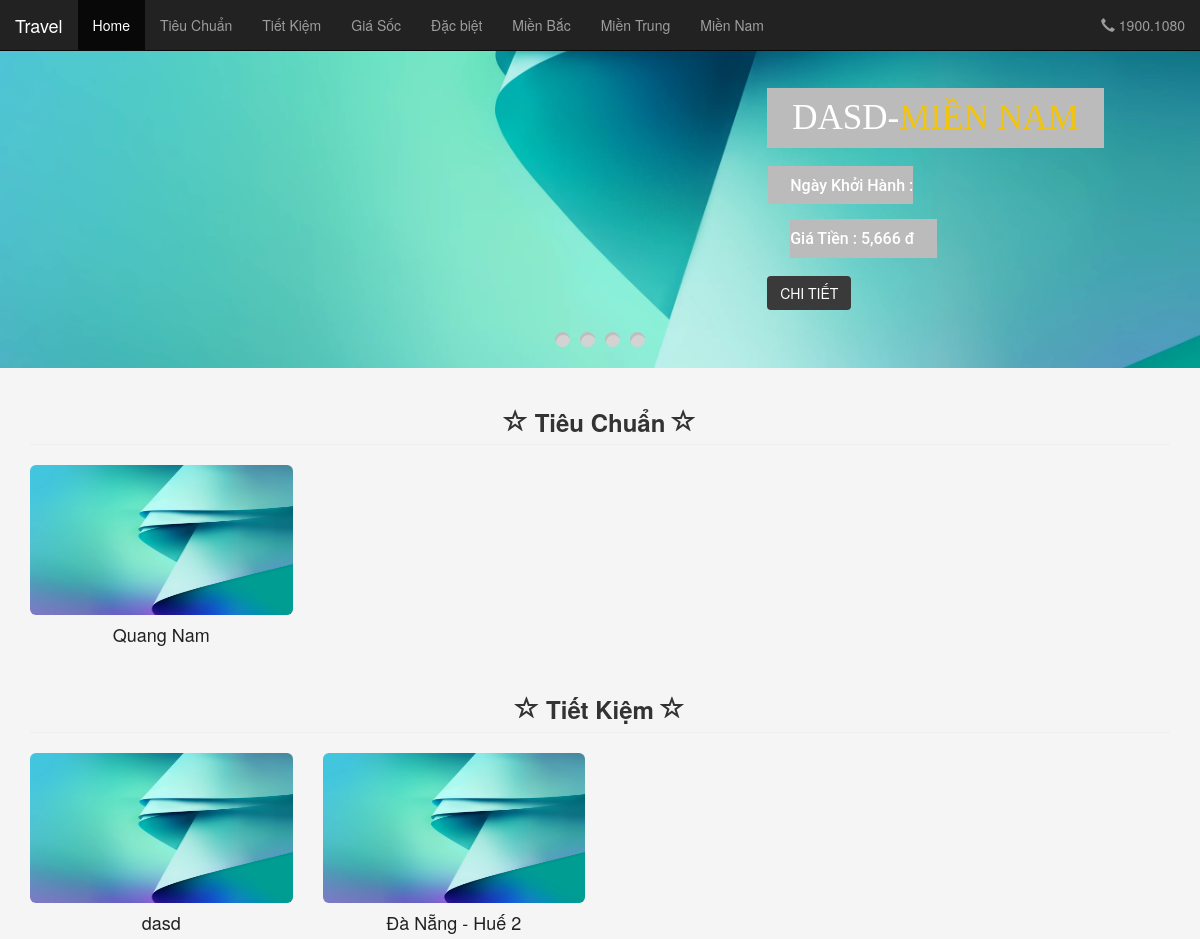
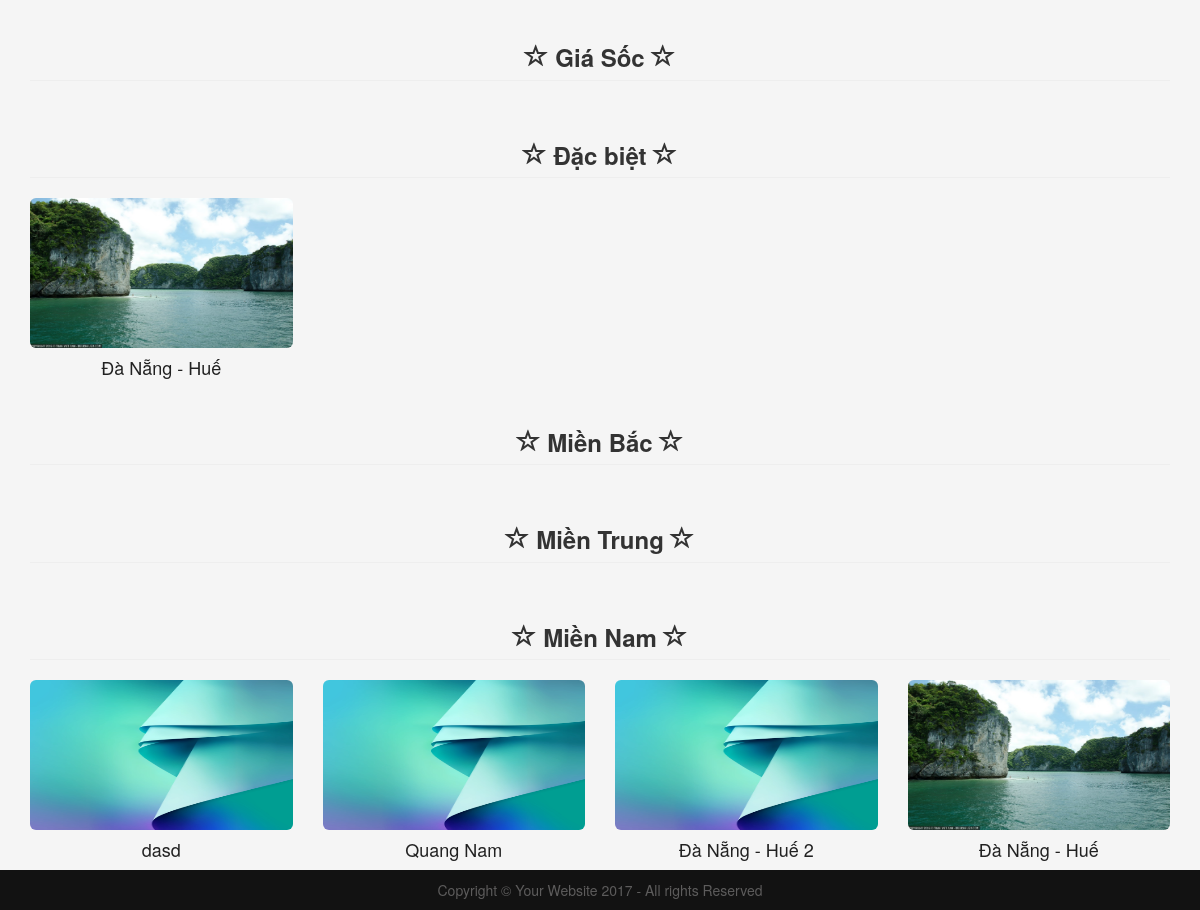
Screenshot of /ThongTinDuLich/index.php with the database file from the repository (2 pictures, top to bottom).
### tables this page shows
CREATE TABLE `loaitour` (
  `LoaiTourID` int(255) NOT NULL,
  `LoaiTourName` varchar(255) NOT NULL
);

CREATE TABLE `mien` (
  `IDMien` int(255) NOT NULL,
  `TenMien` varchar(255) NOT NULL
);

CREATE TABLE `tour` (
  `MaTour` int(255) NOT NULL,
  `TenTour` varchar(255) NOT NULL,
  `TGTour` int(20) NOT NULL,
  `GiaTour` varchar(255) NOT NULL,
  `NoiDungTour` mediumtext NOT NULL,
  `AnhTour` varchar(255) NOT NULL,
  `NgayKhoiHanh` varchar(255) NOT NULL,
  `IDTinhThanh` int(255) NOT NULL,
  `NgayThem` varchar(255) NOT NULL,
  `LoaiTourID` int(255) NOT NULL,
  `IDMien` int(255) NOT NULL
);

### ThongTinDuLich/function.php (called while the page is built, shortened)
<?php
	function LoaiTour()
		{
			global $db;
			$query='select * from loaitour';
			$statement = $db->prepare($query);
			$statement->execute();
			return $statement;
		}
	function LoaiMien()
		{
			global $db;
			$query='select * from mien';
			$statement = $db->prepare($query);
			$statement->execute();
			return $statement;
		}
	function TourBanner()
	{
		global $db;
		$query='select * from tour,mien where tour.IDMien=mien.IDMien  order by MaTour DESC limit 4';
		$statement = $db->prepare($query);
		$statement->execute();
		return $statement;
	}
	function BonTourTheoLoai($LoaiTourID)
	{
		global $db;
		$query='select * from tour
		 where LoaiTourID=:LoaiTourID  order by MaTour DESC limit 4';
		$statement = $db->prepare($query);
		$statement->bindValue(':LoaiTourID',$LoaiTourID);
		$statement->execute();
		return $statement;
	}
	function BonTourTheoMien($IDMien)
	{
		global $db;
		$query='select * from tour
		 where IDMien=:IDMien  order by MaTour DESC limit 4';
		$statement = $db->prepare($query);
		$statement->bindValue(':IDMien',$IDMien);
		$statement->execute();
		return $statement;
	}
?>

### ThongTinDuLich/include/TrangChu/vung-loai-tour.php (the view)
<div class="container-fluid" style="color:#333; background:#f5f5f5; margin-bottom:0px;">
    <div class="container">
		<?php
			$LoaiTour=LoaiTour();
			foreach($LoaiTour as $row)
			{
		?>
		<div class='row'>
						<div class='col-lg-12'  align='center'>
							<h3 class='page-header'><span class='glyphicon glyphicon-star-empty'></span>
                            <strong><?php echo $row['LoaiTourName']?></strong> <span class='glyphicon glyphicon-star-empty'></span></h3>
						</div>
				<?php
                	$BonTourTheoLoai=BonTourTheoLoai($row['LoaiTourID']);
					foreach($BonTourTheoLoai as $row2)
					{
                ?>
				<div class='col-sm-3 col-xs-6'>
						<a href='?page=loaibaiviet&MaTour=<?php echo $row2['MaTour']?>'>
							<img class='img-rounded' alt='' width='100%' height='150' src='upload/<?php echo $row2['AnhTour']?>'>
						</a>
						<h4 style='color:#212121' align='center'><?php echo $row2['TenTour']?></h4>
           			 </div>
				<?php }?>
		</div>
	<?php }
		$LoaiMien=LoaiMien();
		foreach($LoaiMien as $row)
		{
	?>
    	<div class='row'>
						<div class='col-lg-12'  align='center'>
							<h3 class='page-header'><span class='glyphicon glyphicon-star-empty'></span>
                            <strong><?php echo $row['TenMien']?></strong> <span class='glyphicon glyphicon-star-empty'></span></h3>
						</div>
				<?php
                	$BonTourTheoMien=BonTourTheoMien($row['IDMien']);
					foreach($BonTourTheoMien as $row2)
					{
                ?>
				<div class='col-sm-3 col-xs-6'>
						<a href='?page=loaibaiviet&MaTour=<?php echo $row2['MaTour']?>'>
							<img class='img-rounded' alt='' width='100%' height='150' src='upload/<?php echo $row2['AnhTour']?>'>
						</a>
						<h4 style='color:#212121' align='center'><?php echo $row2['TenTour']?></h4>
           			 </div>
				<?php }?>
		</div>
    <?php }?>
    </div>
</div>

### ThongTinDuLich/include/TrangChu/nav.php
<ul class="nav navbar-nav">
        <li class="active"><a href="index.php">Home</a></li>
        <?php
				$LoaiTour=LoaiTour();
				foreach($LoaiTour as $row)
				{
			?>
                <li class="menu-item">
                	<a href="?page=list-tour&&LoaiTourID=<?php echo $row['LoaiTourID']?>"><?php echo $row['LoaiTourName']?></a>
 				</li>
                <?php }?>
        <?php
				$LoaiMien=LoaiMien();
				foreach($LoaiMien as $row)
				{
			?>
                <li class="menu-item">
                	<a href="?page=list-tour&&IDMien=<?php echo $row['IDMien']?>"><?php echo $row['TenMien']?></a>
 				</li>
                <?php }?>
</ul>

### ThongTinDuLich/include/TrangChu/vung-banner.php (shortened to what this page needs)
<div id="hero" class="home-page-slider4">
	<div id="owl-main" class="owl-carousel silder4 owl-inner-nav owl-ui-sm">
		<?php
        	$TourBanner=TourBanner();
			foreach($TourBanner as $row)
			{
		?>
		<div class="item" style="background-image: url(upload/<?php echo $row['AnhTour']?>);">
			<div class="container-fluid">
				<div class="caption vertical-center text-left">
					<div class="big-text fadeInDown-1">
						<?php echo $row['TenTour']?>-<span class="highlight"><?php echo $row['TenMien']?></span>
					</div>
					<div class="excerpt m-t-20 fadeInDown-2 hidden-xs">
						<span>
							Ngày Khởi Hành : <?php echo $row['NgayKhoiHanh']?><br>
							Giá Tiền : <?php echo number_format($row['GiaTour'])?> đ
						</span>
					</div>
					<div class="button-holder fadeInDown-3">
						<a href="?page=chi-tiet-tour&&MaTour=<?php echo $row['MaTour']?>" class="btn btn-black btn-uppercase shop-now-button">Chi Tiết</a>
					</div>
				</div>
			</div>
		</div>
<?php }?>
	</div>
</div>

### ThongTinDuLich/assets/css/green.css (style rules this page uses)
a { color: #abd07e; }

### ThongTinDuLich/assets/css/lightbox.css (style rules this page uses)
body:after { content: url(../images/close.png) url(../images/loading.gif) url(../images/prev.png) url(../images/next.png); display: none; }

### ThongTinDuLich/css/full-slider.css (style rules this page uses)
html, body { height: 100%; }
.carousel, .item, .active { height: 100%; }

### rows the page displays
loaitour: LoaiTourName "Tiêu Chuẩn"
loaitour: LoaiTourName "Tiết Kiệm"
loaitour: LoaiTourName "Giá Sốc"
loaitour: LoaiTourName "Đặc biệt"
mien: TenMien "Miền Bắc"
mien: TenMien "Miền Trung"
mien: TenMien "Miền Nam"
tour: AnhTour (picture), TenTour "DASD", GiaTour "5,666", TenTour "dasd"
tour: AnhTour (picture), TenTour "Quang Nam"
tour: AnhTour (picture), TenTour "Đà Nẵng - Huế 2"
tour: AnhTour (picture), TenTour "Đà Nẵng - Huế"
